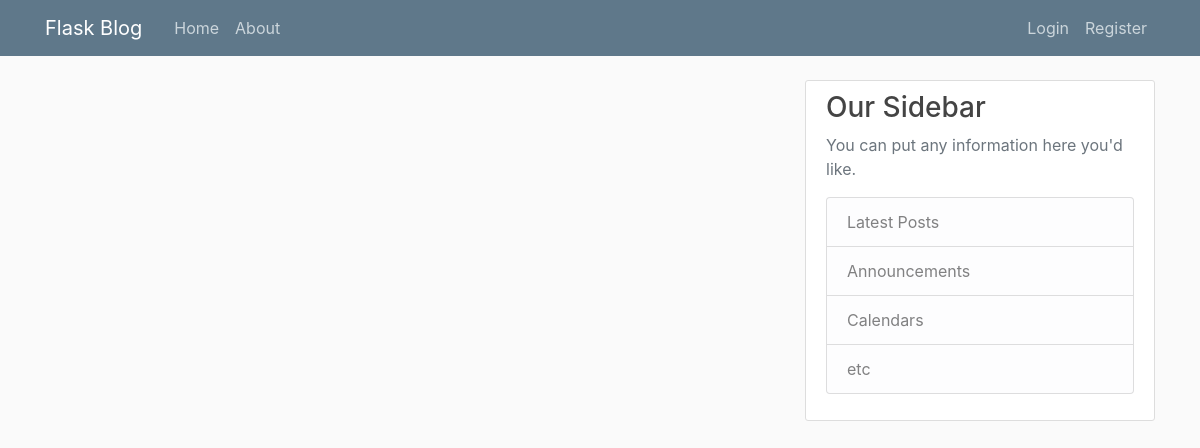
Page /home on the earlier database version.
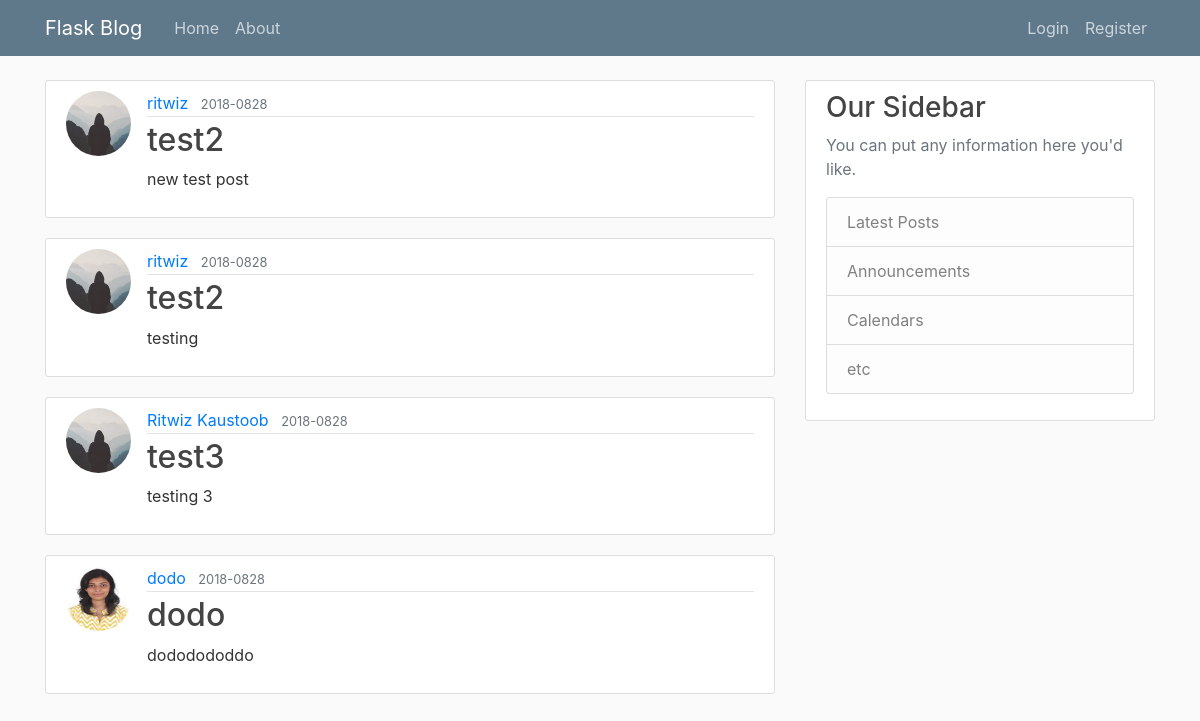
Same page on the later database version.
### hello/models.py (models this page shows, shortened)
class Post(db.Model):
    id = db.Column(db.Integer, primary_key=True)
    title = db.Column(db.String(100), nullable=False)
    date_posted = db.Column(db.DateTime, nullable=False, default=datetime.utcnow)
    content = db.Column(db.Text, nullable=False)
    user_id = db.Column(db.Integer, db.ForeignKey('user.id'), nullable=False)

class User(db.Model, UserMixin):
    id = db.Column(db.Integer, primary_key=True)
    username = db.Column(db.String(20), unique=True, nullable=False)
    email = db.Column(db.String(120), unique=True, nullable=False)
    image_file = db.Column(db.String(20), nullable=False, default='default.jpg')
    password = db.Column(db.String(60), nullable=False)
    posts = db.relationship('Post', backref='author', lazy=True)

### hello/routs.py (the view)
@app.route("/")
@app.route("/home")
def home():
    posts = Post.query.all()
    return render_template('home.html', posts=posts)

### hello/templates/home.html
{% extends "layout.html" %}
{% block content %}
            {% for post in posts %}
                  <article class="media content-section">
                    <img class = "rounded-circle article-img" src = "{{ url_for('static', filename = 'profile_pics/' + post.author.image_file) }}" />
                    <div class="media-body">
                      <div class="article-metadata">
                        <a class="mr-2" href="#">{{ post.author.username }}</a>
                        <small class="text-muted">{{ post.date_posted.strftime('%Y-%m%d') }}</small>
                      </div>
                      <h2><a class="article-title" href="{{ url_for('post', post_id = post.id) }}">{{ post.title }}</a></h2>
                      <p class="article-content">{{ post.content }}</p>
                    </div>
                  </article>
            {% endfor %}
{% endblock %}

### hello/templates/layout.html (shortened to what this page needs)
<!DOCTYPE html>
<html>
    <head>
            <link rel="stylesheet" href="https://stackpath.bootstrapcdn.com/bootstrap/4.1.3/css/bootstrap.min.css">
            <link rel="stylesheet" type="text/css" href="{{ url_for('static', filename='main.css')}}">
    </head>
    <body>
            <header class="site-header">
                    <nav class="navbar navbar-expand-md navbar-dark bg-steel fixed-top">
                      <div class="container">
                        <a class="navbar-brand mr-4" href="/">Flask Blog</a>
                        <div class="collapse navbar-collapse" id="navbarToggle">
                          <div class="navbar-nav mr-auto">
                            <a class="nav-item nav-link" href="/">Home</a>
                            <a class="nav-item nav-link" href="/about">About</a>
                          </div>
                          <div class="navbar-nav">
                              {% if current_user.is_authenticated %}
                              <a class="nav-item nav-link" href="/post/new">New Posts</a>
                                <a class="nav-item nav-link" href="/account">Account</a>
                                <a class="nav-item nav-link" href="/logout">Logout</a>
                              {% else %}
                                <a class="nav-item nav-link" href="/login">Login</a>
                                <a class="nav-item nav-link" href="/register">Register</a>
                              {% endif %}
                          </div>
                        </div>
                      </div>
                    </nav>
            </header>
    <main role="main" class="container">
        <div class="row">
          <div class="col-md-8">
            {% block content %}{% endblock %}
          </div>
          <div class="col-md-4">
            <div class="content-section">
              <h3>Our Sidebar</h3>
              <p class='text-muted'>You can put any information here you'd like.
                <ul class="list-group">
                  <li class="list-group-item list-group-item-light">Latest Posts</li>
                  <li class="list-group-item list-group-item-light">Announcements</li>
                  <li class="list-group-item list-group-item-light">Calendars</li>
                  <li class="list-group-item list-group-item-light">etc</li>
                </ul>
              </p>
            </div>
          </div>
        </div>
      </main>
    </body>
</html>

### hello/static/main.css (style rules this page uses)
body { background: #fafafa; color: #333333; margin-top: 5rem; }
h1, h2, h3, h4, h5, h6 { color: #444444; }
.bg-steel { background-color: #5f788a; }
.site-header .navbar-nav .nav-link { color: #cbd5db; }
.content-section { background: #ffffff; padding: 10px 20px; border: 1px solid #dddddd; border-radius: 3px; margin-bottom: 20px; }
.article-title { color: #444444; }
.article-content { white-space: pre-line; }
.article-img { height: 65px; width: 65px; margin-right: 16px; }
.article-metadata { padding-bottom: 1px; margin-bottom: 4px; border-bottom: 1px solid #e3e3e3 }

Differences in the rows shown:
added Post: image_file (placeholder picture), author.username "ritwiz", date_posted "2018-0828", title "test2", content "new test post"
added Post: image_file (placeholder picture), author.username "ritwiz", date_posted "2018-0828", title "test2", content "testing"
added Post: image_file (picture), author.username "Ritwiz Kaustoob", date_posted "2018-0828", title "test3", content "testing 3"
added Post: image_file (picture), author.username "dodo", date_posted "2018-0828", title "dodo", content "dododododdo"
